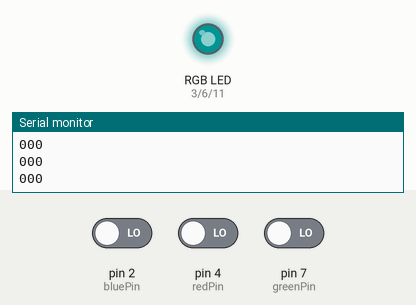
Recording of a sketch running on a simulated Arduino Uno, built with avr-gcc and run on an emulated ATmega328P. On the bench: an RGB LED mixed from three pins (HIGH = lit), the last lines printed to the serial monitor. The inputs (shaded band) are chosen by the test bench; at power-on: pin 2 (bluePin) LOW, pin 4 (redPin) LOW, pin 7 (greenPin) LOW. Dim RGB values are drawn brighter than linear.

Above: at 1.2 s.
1.3 s: pin 2 (bluePin) driven HIGH
At 2.5 s:
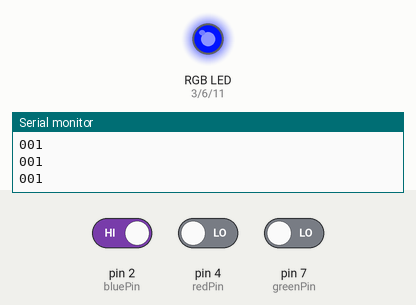
2.8 s: pin 4 (redPin) driven HIGH
At 3.7 s:
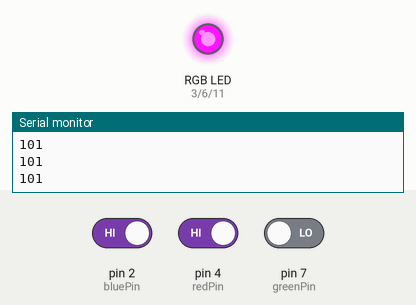
4.3 s: pin 7 (greenPin) driven HIGH
At 4.8 s:
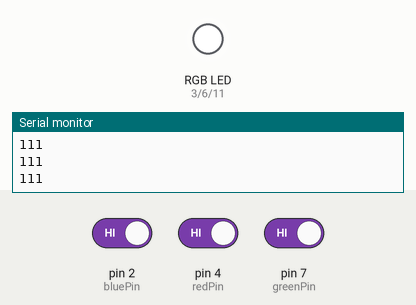
5.8 s: pin 2 (bluePin) driven LOW
At 7.0 s:
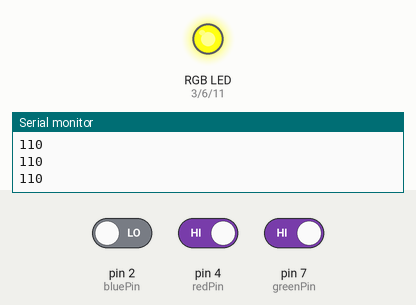
7.3 s: pin 4 (redPin) driven LOW
At 8.3 s:
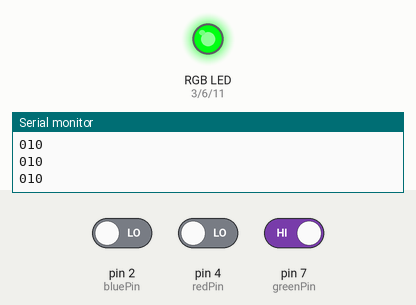
8.8 s: pin 2 (bluePin) driven HIGH
At 9.5 s:
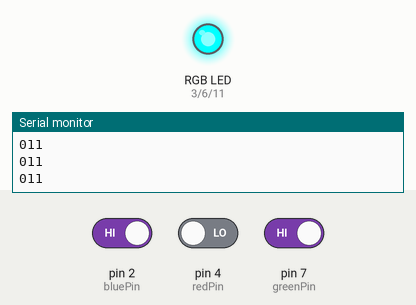
Timing chart, 0 to 11.3 s (numbered marks = the images above; inputs shaded):
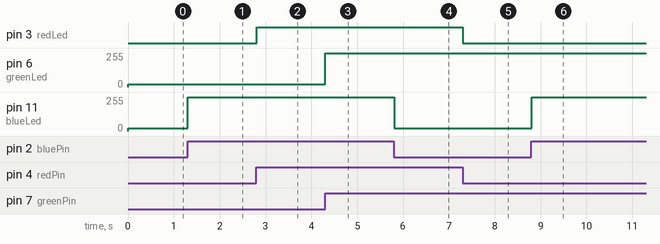

The sketch:

Fargespillet_Joystick.ino
```cpp
// http://www.arduino.cc/en/Tutorial/Pushbutton

int redLed = 3;
int greenLed = 6;
int blueLed = 11;

int redPin = 4;
int greenPin = 7;
int bluePin = 2;

int redButton = 0;
int greenButton = 0;
int blueButton = 0;

void setup() {
  pinMode(redPin, INPUT);
  pinMode(redLed, OUTPUT);

  pinMode(greenPin, INPUT);
  pinMode(greenLed, OUTPUT);

  pinMode(bluePin, INPUT);
  pinMode(blueLed, OUTPUT);

  Serial.begin(9600);
}

void loop() {
  redButton = digitalRead(redPin);
  greenButton = digitalRead(greenPin);
  blueButton = digitalRead(bluePin);

  if (redButton == 1) {
    analogWrite(redLed, 255);
  } else {
    analogWrite(redLed, 0);
  }

  if (greenButton == 1) {
    analogWrite(greenLed, 255);
  } else {
    analogWrite(greenLed, 20);
  }

  if (blueButton == 1) {
    analogWrite(blueLed, 255);
  } else {
    analogWrite(blueLed, 20);
  }

  String buttons = String(redButton) + String(greenButton) + String(blueButton);
  Serial.println(buttons);
}
```

Measured:
- after the input at 1.3 s, pin 11 (blueLed): 20/255 → 255/255 at once
- after the input at 2.8 s, pin 3 (redLed): LOW → HIGH at once
- after the input at 4.3 s, pin 6 (greenLed): 20/255 → 255/255 at once
- after the input at 5.8 s, pin 11 (blueLed): 255/255 → 20/255 at once
- after the input at 7.3 s, pin 3 (redLed): HIGH → LOW at once
- after the input at 8.8 s, pin 11 (blueLed): 20/255 → 255/255 at once
